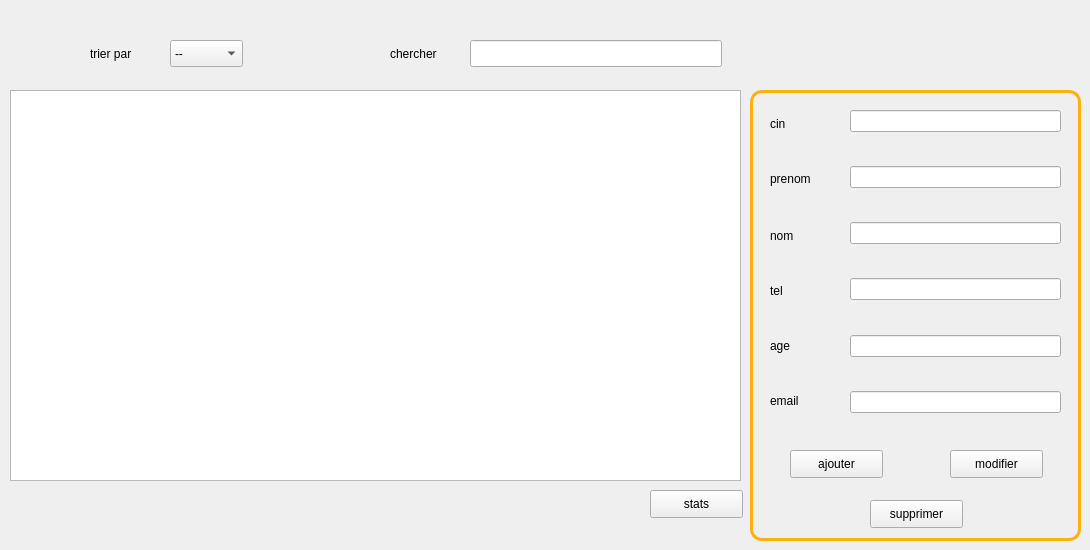
      <widget class="QWidget" name="page">
       <widget class="QLabel" name="label_7">
        <property name="geometry">
         <rect>
          <x>390</x>
          <y>30</y>
          <width>71</width>
          <height>48</height>
         </rect>
        </property>
        <property name="text">
         <string>chercher</string>
        </property>
       </widget>
       <widget class="QComboBox" name="comboBox">
        <property name="geometry">
         <rect>
          <x>170</x>
          <y>40</y>
          <width>73</width>
          <height>27</height>
         </rect>
        </property>
        <property name="styleSheet">
         <string notr="true"/>
        </property>
        <item>
         <property name="text">
          <string>--</string>
         </property>
        </item>
        <item>
         <property name="text">
          <string>cin</string>
         </property>
        </item>
        <item>
         <property name="text">
          <string>age</string>
         </property>
        </item>
        <item>
         <property name="text">
          <string>nom</string>
         </property>
        </item>
        <item>
         <property name="text">
          <string>prenom</string>
         </property>
        </item>
        <item>
         <property name="text">
          <string>tel</string>
         </property>
        </item>
       </widget>
       <widget class="QLineEdit" name="lineEditrecherche">
        <property name="geometry">
         <rect>
          <x>470</x>
          <y>40</y>
          <width>252</width>
          <height>27</height>
         </rect>
        </property>
        <property name="styleSheet">
         <string notr="true"/>
        </property>
        <property name="text">
         <string/>
        </property>
       </widget>
       <widget class="QWidget" name="horizontalLayoutWidget">
        <property name="geometry">
         <rect>
          <x>850</x>
          <y>110</y>
          <width>211</width>
          <height>331</height>
         </rect>
        </property>
        <layout class="QHBoxLayout" name="horizontalLayout_4">
         <item>
          <layout class="QVBoxLayout" name="verticalLayout_9">
           <item>
            <widget class="QLineEdit" name="lineEditcin">
             <property name="styleSheet">
              <string notr="true"/>
             </property>
             <property name="text">
              <string/>
             </property>
            </widget>
           </item>
           <item>
            <widget class="QLabel" name="labelcin">
             <property name="styleSheet">
              <string notr="true">color:#C21807;</string>
             </property>
             <property name="text">
              <string/>
             </property>
            </widget>
           </item>
           <item>
            <widget class="QLineEdit" name="lineEditnom">
             <property name="enabled">
              <bool>true</bool>
             </property>
             <property name="styleSheet">
              <string notr="true"/>
             </property>
            </widget>
           </item>
           <item>
            <widget class="QLabel" name="labelprenom">
             <property name="styleSheet">
              <string notr="true">color:#C21807;</string>
             </property>
             <property name="text">
              <string/>
             </property>
            </widget>
           </item>
           <item>
            <widget class="QLineEdit" name="lineEditprenom">
             <property name="styleSheet">
              <string notr="true"/>
             </property>
            </widget>
           </item>
           <item>
            <widget class="QLabel" name="labelnom">
             <property name="styleSheet">
              <string notr="true">color:#C21807;</string>
             </property>
             <property name="text">
              <string/>
             </property>
            </widget>
           </item>
           <item>
            <widget class="QLineEdit" name="lineEdittel">
             <property name="styleSheet">
              <string notr="true"/>
             </property>
            </widget>
           </item>
           <item>
            <widget class="QLabel" name="labeltel">
             <property name="styleSheet">
              <string notr="true">color:#C21807;</string>
             </property>
             <property name="text">
              <string/>
             </property>
            </widget>
           </item>
           <item>
            <widget class="QLineEdit" name="lineEditage">
             <property name="styleSheet">
              <string notr="true"/>
             </property>
            </widget>
           </item>
           <item>
            <widget class="QLabel" name="labelage">
             <property name="styleSheet">
              <string notr="true">color:#C21807;</string>
             </property>
             <property name="text">
              <string/>
             </property>
            </widget>
           </item>
           <item>
            <widget class="QLineEdit" name="lineEditemail">
             <property name="styleSheet">
              <string notr="true"/>
             </property>
            </widget>
           </item>
           <item>
            <widget class="QLabel" name="labelemail">
             <property name="styleSheet">
              <string notr="true">color:#C21807;</string>
             </property>
             <property name="text">
              <string/>
             </property>
            </widget>
           </item>
          </layout>
         </item>
        </layout>
       </widget>
       <widget class="QTableView" name="tabclient">
        <property name="geometry">
         <rect>
          <x>10</x>
          <y>90</y>
          <width>731</width>
          <height>391</height>
         </rect>
        </property>
        <property name="styleSheet">
         <string notr="true"/>
        </property>
       </widget>
       <widget class="QLabel" name="label_23">
        <property name="geometry">
         <rect>
          <x>90</x>
          <y>30</y>
          <width>71</width>
          <height>48</height>
         </rect>
        </property>
        <property name="text">
         <string>trier par</string>
        </property>
       </widget>
       <widget class="QPushButton" name="supprimerclient">
        <property name="geometry">
         <rect>
          <x>870</x>
          <y>500</y>
          <width>93</width>
          <height>28</height>
         </rect>
        </property>
        <property name="styleSheet">
         <string notr="true"/>
        </property>
        <property name="text">
         <string>supprimer</string>
        </property>
       </widget>
       <widget class="QPushButton" name="ajouterclient">
        <property name="geometry">
         <rect>
          <x>790</x>
          <y>450</y>
          <width>93</width>
          <height>28</height>
         </rect>
        </property>
        <property name="styleSheet">
         <string notr="true"/>
        </property>
        <property name="text">
         <string>ajouter</string>
        </property>
       </widget>
       <widget class="QPushButton" name="modifierclient">
        <property name="geometry">
         <rect>
          <x>950</x>
          <y>450</y>
          <width>93</width>
          <height>28</height>
         </rect>
        </property>
        <property name="styleSheet">
         <string notr="true"/>
        </property>
        <property name="text">
         <string>modifier</string>
        </property>
       </widget>
       <widget class="QLabel" name="label_6">
        <property name="geometry">
         <rect>
          <x>750</x>
          <y>90</y>
          <width>331</width>
          <height>451</height>
         </rect>
        </property>
        <property name="styleSheet">
         <string notr="true">background-color: transparent;
border-radius: 12px;
border-color: rgb(255, 175, 14);
	padding: 5px;
border-width: 3px;
border-style: solid ;</string>
        </property>
        <property name="text">
         <string/>
        </property>
       </widget>
       <widget class="QPushButton" name="statsclient">
        <property name="geometry">
         <rect>
          <x>650</x>
          <y>490</y>
          <width>93</width>
          <height>28</height>
         </rect>
        </property>
        <property name="styleSheet">
         <string notr="true"/>
        </property>
        <property name="text">
         <string>stats</string>
        </property>
       </widget>
       <widget class="QLabel" name="label_18">
        <property name="geometry">
         <rect>
          <x>770</x>
          <y>100</y>
          <width>44</width>
          <height>47</height>
         </rect>
        </property>
        <property name="text">
         <string>cin</string>
        </property>
       </widget>
       <widget class="QLabel" name="label_19">
        <property name="geometry">
         <rect>
          <x>770</x>
          <y>150</y>
          <width>44</width>
          <height>58</height>
         </rect>
        </property>
        <property name="text">
         <string>prenom</string>
        </property>
       </widget>
       <widget class="QLabel" name="label_20">
        <property name="geometry">
         <rect>
          <x>770</x>
          <y>225</y>
          <width>44</width>
          <height>21</height>
         </rect>
        </property>
        <property name="text">
         <string>nom</string>
        </property>
       </widget>
       <widget class="QLabel" name="label_21">
        <property name="geometry">
         <rect>
          <x>770</x>
          <y>275</y>
          <width>44</width>
          <height>31</height>
         </rect>
        </property>
        <property name="text">
         <string>tel</string>
        </property>
       </widget>
       <widget class="QLabel" name="label_22">
        <property name="geometry">
         <rect>
          <x>770</x>
          <y>330</y>
          <width>44</width>
          <height>31</height>
         </rect>
        </property>
        <property name="text">
         <string>age</string>
        </property>
       </widget>
       <widget class="QLabel" name="label_27">
        <property name="geometry">
         <rect>
          <x>770</x>
          <y>385</y>
          <width>44</width>
          <height>31</height>
         </rect>
        </property>
        <property name="text">
         <string>email</string>
        </property>
       </widget>
       <zorder>label_6</zorder>
       <zorder>label_7</zorder>
       <zorder>comboBox</zorder>
       <zorder>lineEditrecherche</zorder>
       <zorder>horizontalLayoutWidget</zorder>
       <zorder>tabclient</zorder>
       <zorder>label_23</zorder>
       <zorder>supprimerclient</zorder>
       <zorder>ajouterclient</zorder>
       <zorder>modifierclient</zorder>
       <zorder>statsclient</zorder>
       <zorder>label_18</zorder>
       <zorder>label_19</zorder>
       <zorder>label_20</zorder>
       <zorder>label_21</zorder>
       <zorder>label_22</zorder>
       <zorder>label_27</zorder>
      </widget>
